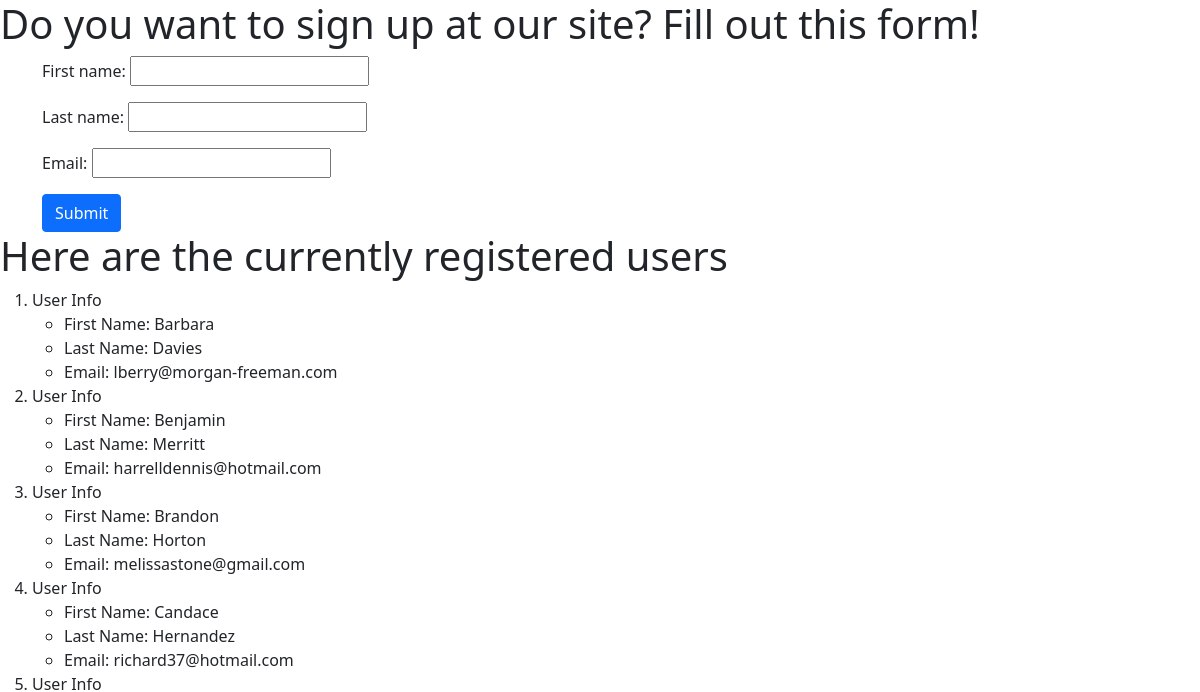
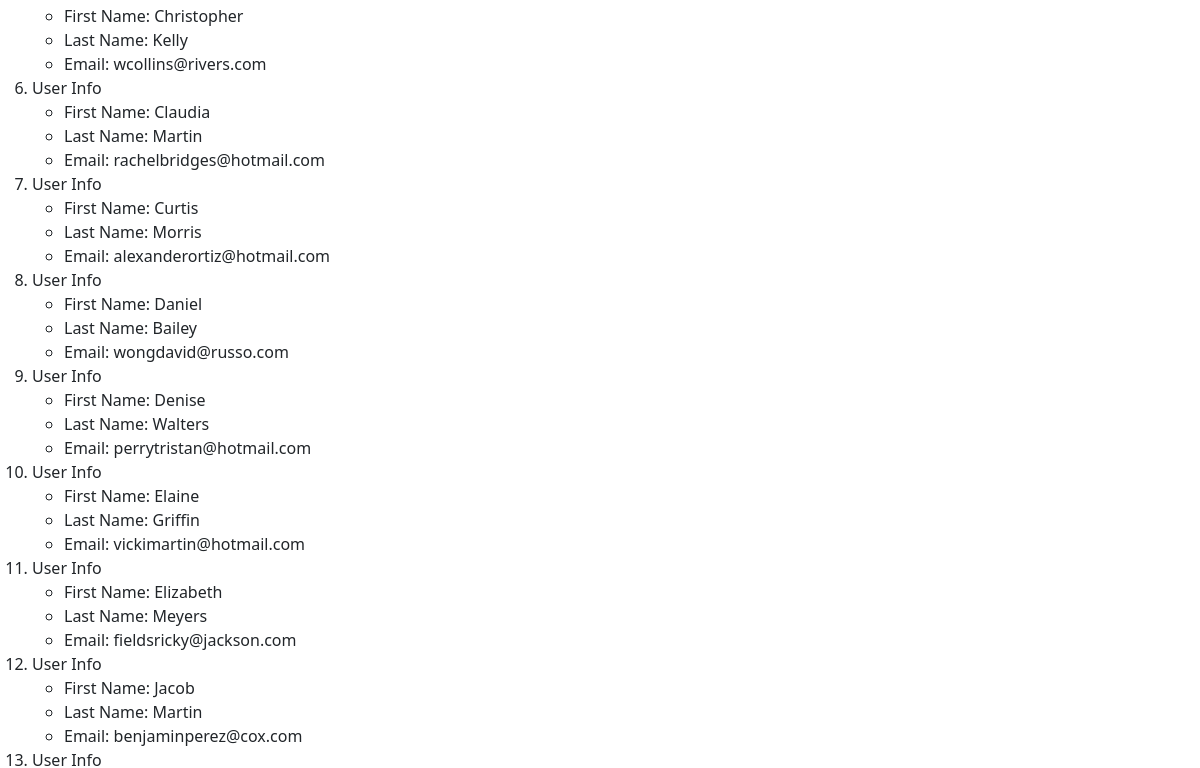
The app's page /users/ (upper part), older data (2 pictures, top to bottom).
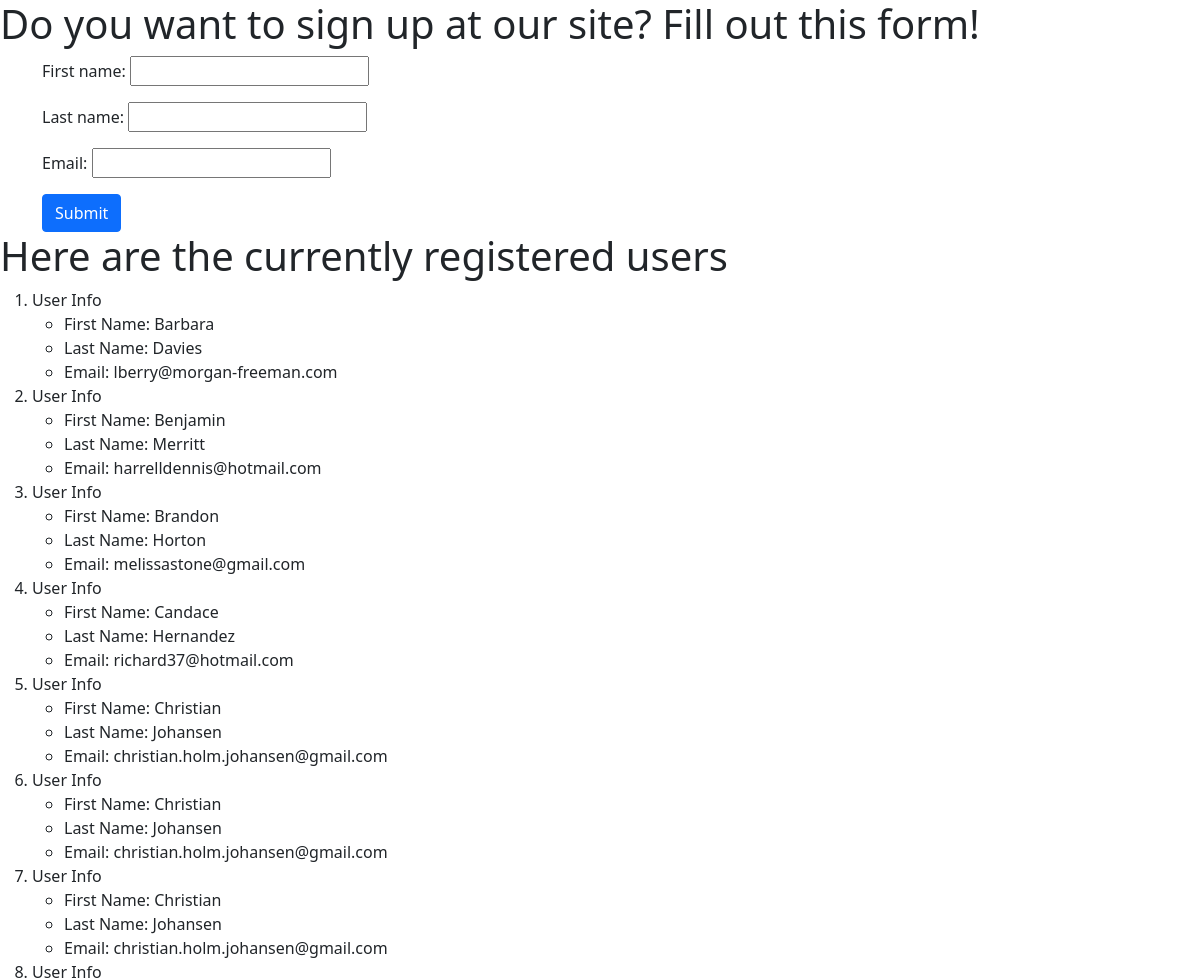
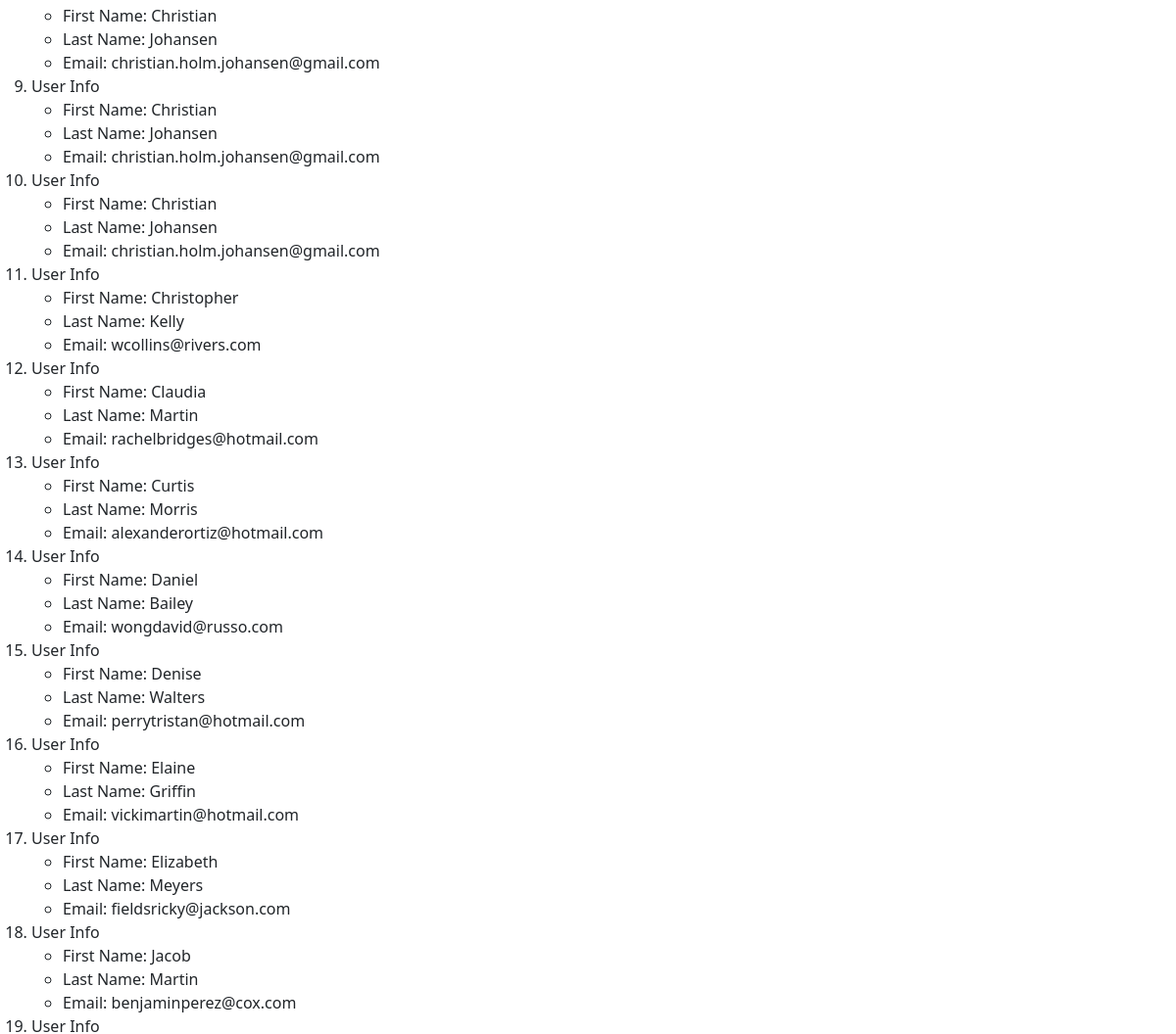
The same page, newer data (2 pictures, top to bottom).
### AppTwo/models.py (models this page shows, shortened)
class User(models.Model):
    first_name = models.CharField(max_length=20)
    last_name = models.CharField(max_length=20)
    email = models.EmailField(max_length=64)

### AppTwo/views.py (the view)
# urls.py: path('users/', views.users, name='help')]
def users(request):
    if request.method == "POST":
        form = RegisterUserForm(request.POST)
        if form.is_valid():
            form.save()
        return redirect('/')
    user_form = RegisterUserForm()
    user_info = User.objects.order_by('first_name')
    result_dict = {"user_info" : user_info,
                   "form" : user_form}
    return render(request, 'AppTwo/users.html', context=result_dict)

### AppTwo/forms.py
class RegisterUserForm(forms.ModelForm):
    class Meta:
        model = models.User
        fields = '__all__'

### templates/AppTwo/users.html (shortened to what this page needs)
<!DOCTYPE html>
<html lang="en">
<head>
    <link href="https://cdn.jsdelivr.net/npm/bootstrap@5.0.2/dist/css/bootstrap.min.css" rel="stylesheet">
</head>
<body>
    <h1>Do you want to sign up at our site? Fill out this form!</h1>
    <div class="container">
        <form method="POST">
            {{ form.as_p }}
            <input type="submit" class="btn btn-primary" value="Submit">
        </form>
    </div>
    <h1>Here are the currently registered users</h1>
    {% if user_info %}
    <div class="user_list">
        <ol>
            {% for user in user_info %}
            <li>User Info
                <ul>
                    <li>First Name: {{ user.first_name }}</li>
                    <li>Last Name: {{ user.last_name }}</li>
                    <li>Email: {{ user.email }}</li>
                </ul>
            </li>
            {% endfor %}
        </ol>
    </div>
    {% else %}
    <p>No user information registered</p>
    {% endif %}
</body>
</html>

Row changes from the older to the newer data that the page shows:
added User: first_name "Christian", last_name "Johansen", email "christian.holm.johansen@gmail.com"
added User: first_name "Christian", last_name "Johansen", email "christian.holm.johansen@gmail.com"
added User: first_name "Christian", last_name "Johansen", email "christian.holm.johansen@gmail.com"
added User: first_name "Christian", last_name "Johansen", email "christian.holm.johansen@gmail.com"
added User: first_name "Christian", last_name "Johansen", email "christian.holm.johansen@gmail.com"
added User: first_name "Christian", last_name "Johansen", email "christian.holm.johansen@gmail.com"
